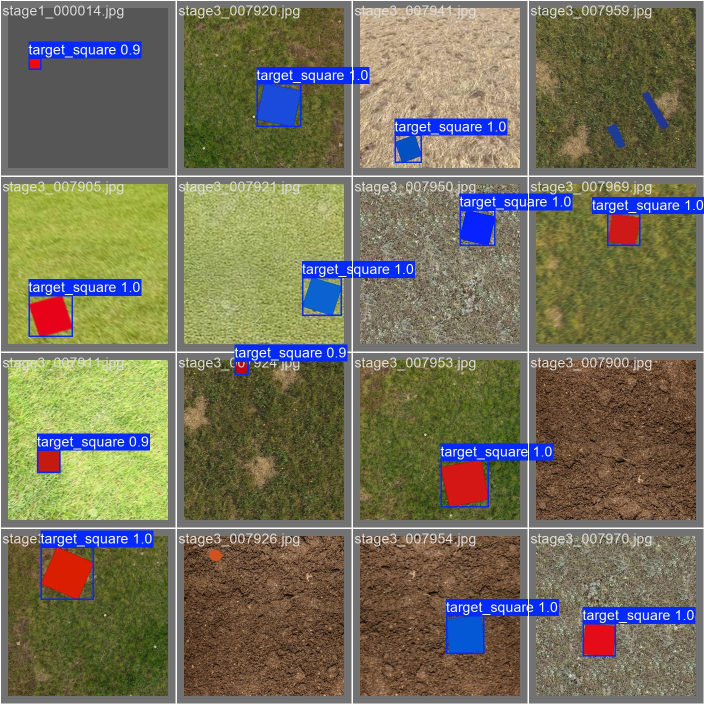
#> input picture training_run_summary/target_square_yolov8n_320_baseline_20260528_220214_test/val_batch0_pred.jpg, 1408 x 1408 px (shown at 1/2 size); its folder holds only this picture in this run
$ python -i opencv_detector.py   (imports and definitions only)
#> lines starting #> are read from the running program, lines starting #| are printed output that depends on the picture; after the words box and inside, x2 and y2 are one past the last pixel; in counts of white or black regions, pixels touching at a corner belong together
#> further down, picture is the input picture: shape (1408, 1408, 3); mean B, G, R 91.8, 113.2, 117.1
### vision/detection_types.py
import time
from typing import Optional, Tuple


def xyxy_to_xywh(x1, y1, x2, y2):
    return int(x1), int(y1), int(max(0, x2 - x1)), int(max(0, y2 - y1))


def bbox_center(bbox):
    x, y, w, h = bbox
    return int(x + w / 2), int(y + h / 2)


def clamp_bbox_xywh(bbox, frame_shape):
    h_img, w_img = frame_shape[:2]
    x, y, w, h = [int(round(v)) for v in bbox]
    x = max(0, min(x, w_img - 1))
    y = max(0, min(y, h_img - 1))
    w = max(0, min(w, w_img - x))
    h = max(0, min(h, h_img - y))
    return x, y, w, h


def make_detection(
    source: str,
    target_type: str,
    bbox,
    confidence: float,
    state: str,
    frame_id: int,
    timestamp: Optional[float] = None,
    error: Optional[Tuple[float, float]] = None,
):
    bbox = tuple(int(round(v)) for v in bbox)
    center = bbox_center(bbox)
    return {
        "source": source,
        "target_type": target_type,
        "bbox": bbox,
        "center": center,
        "confidence": float(confidence),
        "state": state,
        "frame_id": int(frame_id),
        "timestamp": time.time() if timestamp is None else float(timestamp),
        "error": error,
    }

### vision/kalman_filter.py
import numpy as np


class KalmanFilter2D:
    def __init__(self, dt=1.0 / 30.0, process_noise=1e-2, measurement_noise=1e-1):
        self.x = np.zeros((4, 1), dtype=np.float64)
        self.P = np.eye(4, dtype=np.float64) * 1000.0

        self.F = np.array(
            [
                [1.0, 0.0, dt, 0.0],
                [0.0, 1.0, 0.0, dt],
                [0.0, 0.0, 1.0, 0.0],
                [0.0, 0.0, 0.0, 1.0],
            ],
            dtype=np.float64,
        )
        self.H = np.array(
            [
                [1.0, 0.0, 0.0, 0.0],
                [0.0, 1.0, 0.0, 0.0],
            ],
            dtype=np.float64,
        )
        self.Q = np.array(
            [
                [0.25 * dt**4, 0.0, 0.5 * dt**3, 0.0],
                [0.0, 0.25 * dt**4, 0.0, 0.5 * dt**3],
                [0.5 * dt**3, 0.0, dt**2, 0.0],
                [0.0, 0.5 * dt**3, 0.0, dt**2],
            ],
            dtype=np.float64,
        ) * process_noise
        self.R = np.eye(2, dtype=np.float64) * measurement_noise
        self.initialized = False

    def initialize(self, x, y):
        self.x = np.array([[x], [y], [0.0], [0.0]], dtype=np.float64)
        self.P = np.eye(4, dtype=np.float64) * 10.0
        self.initialized = True

    def predict(self):
        if not self.initialized:
            return None
        self.x = np.dot(self.F, self.x)
        self.P = np.dot(np.dot(self.F, self.P), self.F.T) + self.Q
        return float(self.x[0, 0]), float(self.x[1, 0])

    def update(self, x, y):
        if not self.initialized:
            self.initialize(x, y)
            return float(x), float(y)

        z = np.array([[x], [y]], dtype=np.float64)
        y_residual = z - np.dot(self.H, self.x)
        s = np.dot(np.dot(self.H, self.P), self.H.T) + self.R
        k = np.dot(np.dot(self.P, self.H.T), np.linalg.inv(s))
        self.x = self.x + np.dot(k, y_residual)
        i = np.eye(4, dtype=np.float64)
        self.P = np.dot(i - np.dot(k, self.H), self.P)
        return float(self.x[0, 0]), float(self.x[1, 0])

    # [4 lines left out: function reset, not called in this run]

### vision/opencv_detector.py
"""OpenCV color and shape detector.

This detector separates red_square and blue_square using color masks and
geometric filters.
"""

import cv2
import numpy as np

import config
from vision.detection_types import clamp_bbox_xywh, make_detection
from vision.kalman_filter import KalmanFilter2D


DETECTED = "DETECTED"
PREDICTED = "PREDICTED"
LOST = "LOST"


def annotate_detection(det, detection_mode, observation_valid, shape_valid, validation_reason, shape_score=None):
    det.update(
        {
            "detection_mode": detection_mode,
            "observation_valid": bool(observation_valid),
            "shape_valid": bool(shape_valid),
            "validation_reason": validation_reason,
        }
    )
    if shape_score is not None:
        det["shape_score"] = float(shape_score)
    return det


def create_csrt_tracker():
    if hasattr(cv2, "TrackerCSRT_create"):
        return cv2.TrackerCSRT_create()
    if hasattr(cv2, "legacy") and hasattr(cv2.legacy, "TrackerCSRT_create"):
        return cv2.legacy.TrackerCSRT_create()
    return None


class OpenCVDetector:
    def __init__(self):
        self.kernel = cv2.getStructuringElement(cv2.MORPH_ELLIPSE, config.MORPH_KERNEL_SIZE)
        self.red_lower_1 = np.array(config.RED_LOWER_1, dtype=np.uint8)
        self.red_upper_1 = np.array(config.RED_UPPER_1, dtype=np.uint8)
        self.red_lower_2 = np.array(config.RED_LOWER_2, dtype=np.uint8)
        self.red_upper_2 = np.array(config.RED_UPPER_2, dtype=np.uint8)
        self.blue_lower = np.array(config.BLUE_LOWER, dtype=np.uint8)
        self.blue_upper = np.array(config.BLUE_UPPER, dtype=np.uint8)
        self.clahe = (
            cv2.createCLAHE(
                clipLimit=config.CLAHE_CLIP_LIMIT,
                tileGridSize=config.CLAHE_TILE_GRID,
            )
            if config.USE_CLAHE
            else None
        )
        self.target_specs = list(config.TARGET_SPECS)
        self.target_state = {
            spec["name"]: {
                "state": LOST,
                "last_bbox": None,
                "lost_frames": 0,
                "last_centroid": None,
                "tracker": None,
                "tracker_active": False,
                "track_frames": 0,
                "kalman": KalmanFilter2D(dt=1.0 / 30.0, process_noise=1e-2, measurement_noise=1e-1),
                "error": None,
            }
            for spec in self.target_specs
        }

    def preproc(self, frame_bgr):
        blurred = cv2.GaussianBlur(frame_bgr, config.BLUR_KERNEL_SIZE, 0)
        if self.clahe is not None:
            lab = cv2.cvtColor(blurred, cv2.COLOR_BGR2LAB)
            l_chan, a_chan, b_chan = cv2.split(lab)
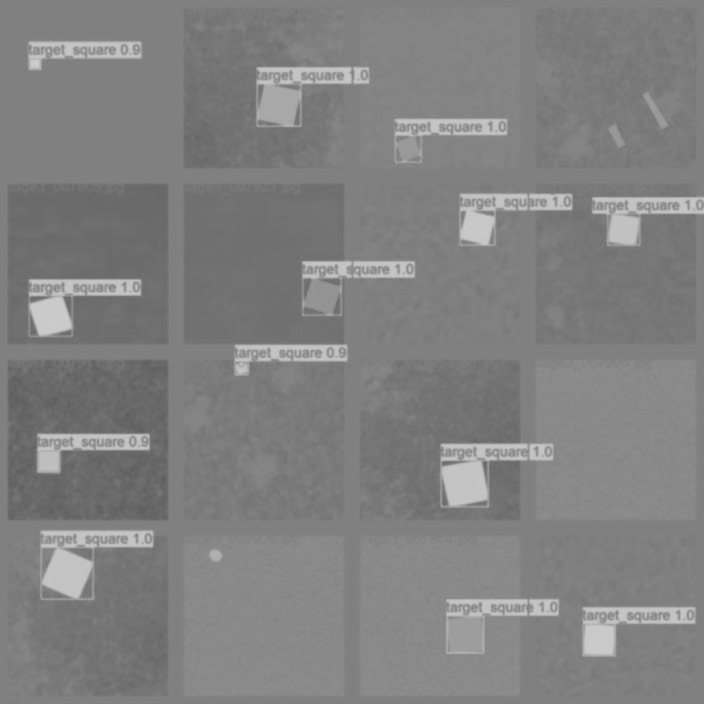
#> a_chan: shape (1408, 1408) (shown at 1/2 size); min 94, max 204, mean 128.5
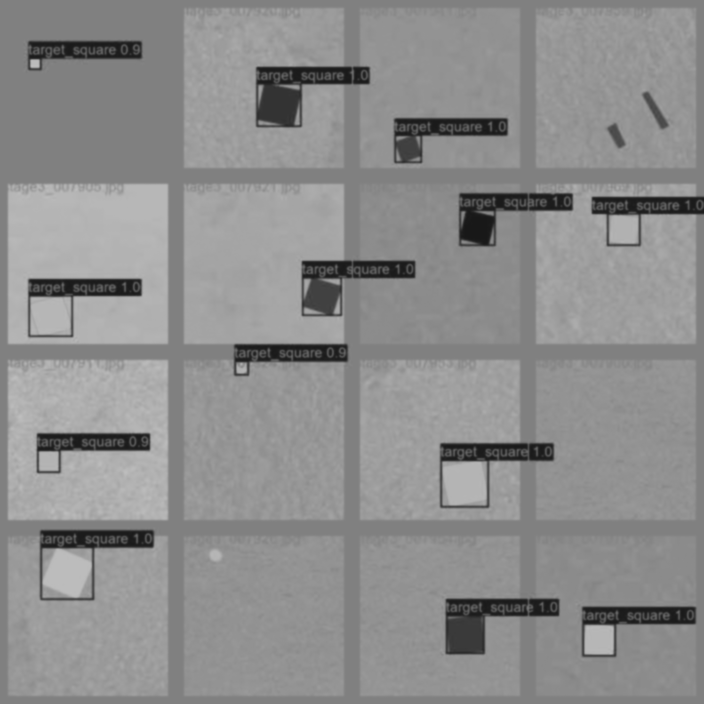
#> b_chan: shape (1408, 1408) (shown at 1/2 size); min 24, max 190, mean 141.2
            self.clahe.apply(l_chan, dst=l_chan)
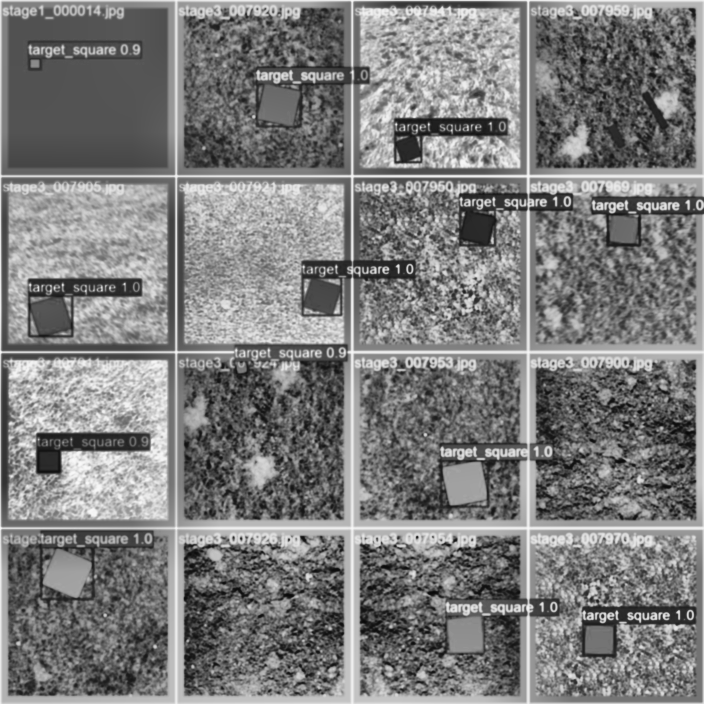
#> l_chan: shape (1408, 1408) (shown at 1/2 size); min 8, max 250, mean 124.6
            lab = cv2.merge((l_chan, a_chan, b_chan))
            blurred = cv2.cvtColor(lab, cv2.COLOR_LAB2BGR)
        return cv2.cvtColor(blurred, cv2.COLOR_BGR2HSV)

    def create_mask(self, hsv, key):
        if key == "red":
            mask = cv2.bitwise_or(
                cv2.inRange(hsv, self.red_lower_1, self.red_upper_1),
                cv2.inRange(hsv, self.red_lower_2, self.red_upper_2),
            )
        elif key == "blue":
            mask = cv2.inRange(hsv, self.blue_lower, self.blue_upper)
        else:
            raise ValueError(f"Unknown mask key: {key}")

        cv2.morphologyEx(mask, cv2.MORPH_OPEN, self.kernel, dst=mask, iterations=1)
        cv2.morphologyEx(mask, cv2.MORPH_CLOSE, self.kernel, dst=mask, iterations=2)
        return mask

    @staticmethod
    def compute_sides(pts):
        return np.linalg.norm(np.diff(np.vstack([pts, pts[:1]]), axis=0), axis=1)

    @staticmethod
    def compute_angles(pts):
        arm1 = np.roll(pts, 1, axis=0) - pts
        arm2 = np.roll(pts, -1, axis=0) - pts
        dot = arm1[:, 0] * arm2[:, 0] + arm1[:, 1] * arm2[:, 1]
        n1 = np.linalg.norm(arm1, axis=1)
        n2 = np.linalg.norm(arm2, axis=1)
        denom = np.maximum(n1 * n2, 1e-9)
        cosang = np.clip(dot / denom, -1.0, 1.0)
        return np.degrees(np.arccos(cosang))

    @staticmethod
    def find_best_approx(cnt, perimeter, expected_vertices):
        for eps in config.POLY_EPS_RANGE:
            approx = cv2.approxPolyDP(cnt, eps * perimeter, True)
            if len(approx) == expected_vertices:
                return approx
        return None

    def shape_check(self, approx, cnt, area, perimeter, ideal_vertices, ideal_angle, ideal_compact):
        if len(approx) != ideal_vertices:
            return False, 0.0, "vertices"
        if perimeter < 1e-6:
            return False, 0.0, "perimeter"

        compactness = 4.0 * np.pi * area / (perimeter * perimeter)
        if abs(ideal_compact - compactness) / ideal_compact > config.COMPACTNESS_TOL:
            return False, 0.0, "compactness"

        hull_area = cv2.contourArea(cv2.convexHull(cnt))
        if hull_area < 1 or area / hull_area < config.MIN_SOLIDITY:
            return False, 0.0, "solidity"

        if not cv2.isContourConvex(approx):
            return False, 0.0, "convexity"

        x, y, w, h = cv2.boundingRect(cnt)
        if h == 0 or abs(w / h - 1.0) > config.SQUARE_AR_TOL:
            return False, 0.0, "aspect"

        pts = approx.reshape(-1, 2).astype(np.float64)
        sides = self.compute_sides(pts)
        if np.any(sides < config.MIN_SIDE_LENGTH):
            return False, 0.0, "side_length"
        mean_side = sides.mean()
        if mean_side < 1e-6 or not np.all(np.abs(sides - mean_side) / mean_side <= config.SIDE_TOLERANCE):
            return False, 0.0, "side_variance"

        angles = self.compute_angles(pts)
        if not np.all(np.abs(angles - ideal_angle) <= config.ANGLE_TOL_DEG):
            return False, 0.0, "angle"

        side_score = max(0.0, 1.0 - float(np.std(sides) / max(mean_side, 1e-6)))
        compact_score = max(0.0, 1.0 - abs(ideal_compact - compactness) / ideal_compact)
        fill_score = min(1.0, area / max(1.0, w * h))
        return True, float(np.clip(0.35 * side_score + 0.35 * compact_score + 0.30 * fill_score, 0.0, 1.0)), "ok"

    def _find_target(self, hsv, spec):
        mask = self.create_mask(hsv, spec["mask_fn"])
        contours, _ = cv2.findContours(mask, cv2.RETR_EXTERNAL, cv2.CHAIN_APPROX_SIMPLE)
        contours = sorted(contours, key=cv2.contourArea, reverse=True)

        for cnt in contours:
            area = cv2.contourArea(cnt)
            if area < config.MIN_CONTOUR_AREA:
                break
            if area > config.MAX_CONTOUR_AREA:
                continue
            perimeter = cv2.arcLength(cnt, True)
            approx = self.find_best_approx(cnt, perimeter, spec["vertices"])
            if approx is None:
                continue
            ok, score, reason = self.shape_check(
                approx,
                cnt,
                area,
                perimeter,
                spec["vertices"],
                spec["ideal_angle"],
                spec["ideal_compact"],
            )
            if config.DEBUG:
                print(f"[CV] {spec['name']} shape={reason}")
            if not ok:
                continue
            moments = cv2.moments(cnt)
            if moments["m00"] == 0:
                continue
            bbox = cv2.boundingRect(cnt)
            center = (int(moments["m10"] / moments["m00"]), int(moments["m01"] / moments["m00"]))
            return bbox, center, score
        return None

    def detect(self, frame_bgr, frame_id=0):
        vis = frame_bgr.copy()
        hsv = self.preproc(frame_bgr)
        frame_h, frame_w = frame_bgr.shape[:2]
        frame_center = (frame_w // 2, frame_h // 2)
        detections = []

        for spec in self.target_specs:
            name = spec["name"]
            state = self.target_state[name]
            result = self._find_target(hsv, spec)
            tracker = state["tracker"]
            track_ok = False
            track_bbox = None

            if tracker is not None:
                track_ok, tb = tracker.update(frame_bgr)
                if track_ok:
                    track_bbox = clamp_bbox_xywh(tb, frame_bgr.shape)

            if result is not None:
                bbox, center, shape_score = result
                bbox = clamp_bbox_xywh(bbox, frame_bgr.shape)
                error = (center[0] - frame_center[0], center[1] - frame_center[1])
                state.update(
                    {
                        "state": DETECTED,
                        "last_bbox": bbox,
                        "lost_frames": 0,
                        "last_centroid": center,
                        "track_frames": 0,
                        "error": error,
                    }
                )
                state["kalman"].update(center[0], center[1])

                new_tracker = create_csrt_tracker()
                if new_tracker is not None:
                    new_tracker.init(frame_bgr, bbox)
                    state["tracker"] = new_tracker
                    state["tracker_active"] = True

                det = make_detection("opencv", name, bbox, shape_score, DETECTED, frame_id, error=error)
                annotate_detection(det, "contour", True, True, "ok", shape_score=shape_score)
                detections.append(det)
                self._draw_detection(vis, det, spec["color_bgr"], 2)
                continue

            state["lost_frames"] += 1
            if track_ok and state["track_frames"] < config.MAX_TRACK_FRAMES:
                state["track_frames"] += 1
                bbox = track_bbox
                center = (bbox[0] + bbox[2] // 2, bbox[1] + bbox[3] // 2)
                error = (center[0] - frame_center[0], center[1] - frame_center[1])
                state.update(
                    {
                        "state": DETECTED,
                        "last_bbox": bbox,
                        "last_centroid": center,
                        "error": error,
                        "tracker_active": True,
                    }
                )
                state["kalman"].update(center[0], center[1])
                det = make_detection("opencv", name, bbox, 0.55, DETECTED, frame_id, error=error)
                annotate_detection(det, "tracker", False, False, "tracker_fallback")
                detections.append(det)
                self._draw_detection(vis, det, spec["color_bgr"], 1)
                continue

            state["tracker"] = None
            state["tracker_active"] = False
            state["track_frames"] = 0
            prediction = state["kalman"].predict()
            if (
                prediction is not None
                and state["last_bbox"] is not None
                and state["lost_frames"] <= config.MAX_KALMAN_PREDICT_FRAMES
            ):
                kx, ky = prediction
                _, _, bw, bh = state["last_bbox"]
                bbox = clamp_bbox_xywh((int(kx - bw / 2), int(ky - bh / 2), bw, bh), frame_bgr.shape)
                center = (bbox[0] + bbox[2] // 2, bbox[1] + bbox[3] // 2)
                error = (center[0] - frame_center[0], center[1] - frame_center[1])
                state.update({"state": PREDICTED, "last_centroid": center, "error": error})
                det = make_detection("opencv_kalman", name, bbox, 0.35, PREDICTED, frame_id, error=error)
                annotate_detection(det, "kalman", False, False, "kalman_prediction")
                detections.append(det)
                self._draw_detection(vis, det, (0, 255, 166), 1)
            else:
                state["state"] = LOST
                if state["lost_frames"] > config.MAX_KALMAN_PREDICT_FRAMES:
                    state["kalman"].reset()
#> this loop made 2 passes
#> (shape_score, error) on pass 1: (0.891, (-570, 442))
#> pass 1, in _find_target, `mask = self.create_mask(hsv, spec["mask_fn"])`:
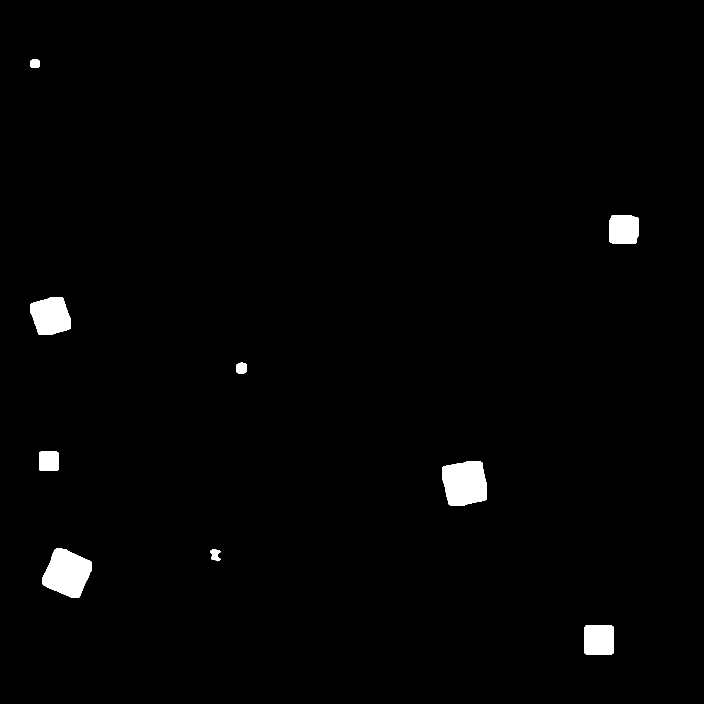
#> mask: shape (1408, 1408) (shown at 1/2 size); 1.4% white; 9 white regions, largest, box (x1, y1, x2, y2) and area: (85, 1097, 184, 1196) 6740, (885, 923, 974, 1011) 6689, (61, 594, 142, 670) 4841
#> pass 2, in _find_target (call 2), `mask = self.create_mask(hsv, spec["mask_fn"])`:
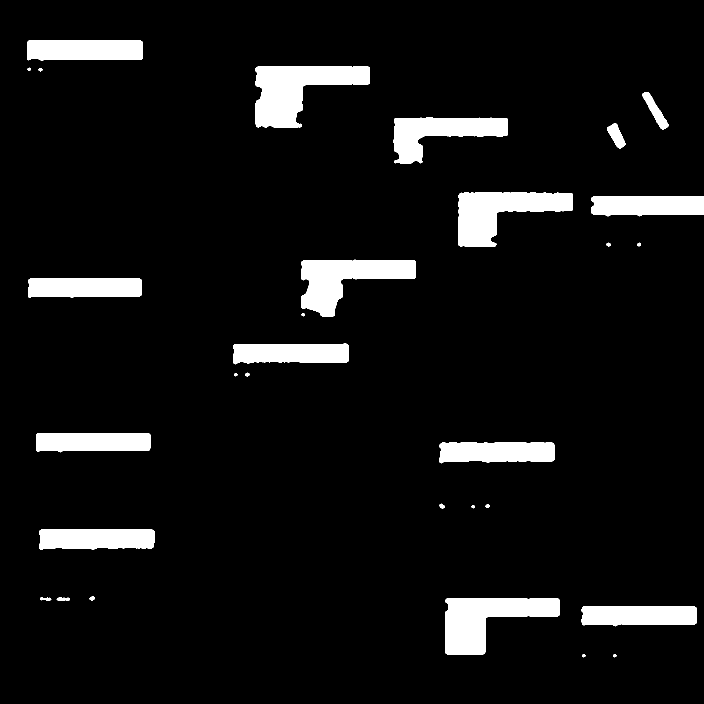
#> mask: shape (1408, 1408) (shown at 1/2 size); 7% white; 30 white regions, largest, box (x1, y1, x2, y2) and area: (511, 132, 740, 256) 15716, (890, 1196, 1120, 1310) 14386, (917, 385, 1146, 494) 13710
#> after the loop, detections = 1 item

        cv2.drawMarker(vis, frame_center, (255, 255, 255), cv2.MARKER_CROSS, 18, 1)
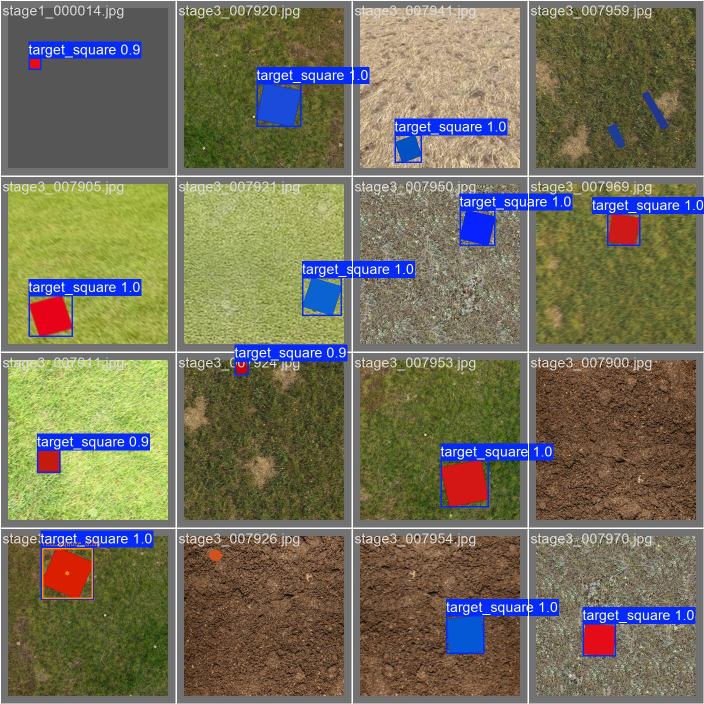
#> vis: shape (1408, 1408, 3) (shown at 1/2 size); mean B, G, R 91.7, 113.2, 117.2
        return vis, detections

    @staticmethod
    def _draw_detection(frame, det, color, thickness):
        x, y, w, h = det["bbox"]
        cv2.rectangle(frame, (x, y), (x + w, y + h), color, thickness)
        cv2.circle(frame, det["center"], 4, color, -1)
        cv2.putText(
            frame,
            f"{det['target_type']} {det['confidence']:.2f}",
            (x, max(16, y - 6)),
            cv2.FONT_HERSHEY_SIMPLEX,
            0.45,
            color,
            1,
        )


_DEFAULT_DETECTOR = None


# [5 lines left out: function detect_opencv, not called in this run]

>>> import cv2
>>> picture = cv2.imread('../training_run_summary/target_square_yolov8n_320_baseline_20260528_220214_test/val_batch0_pred.jpg')
>>> result = OpenCVDetector().detect(picture)
